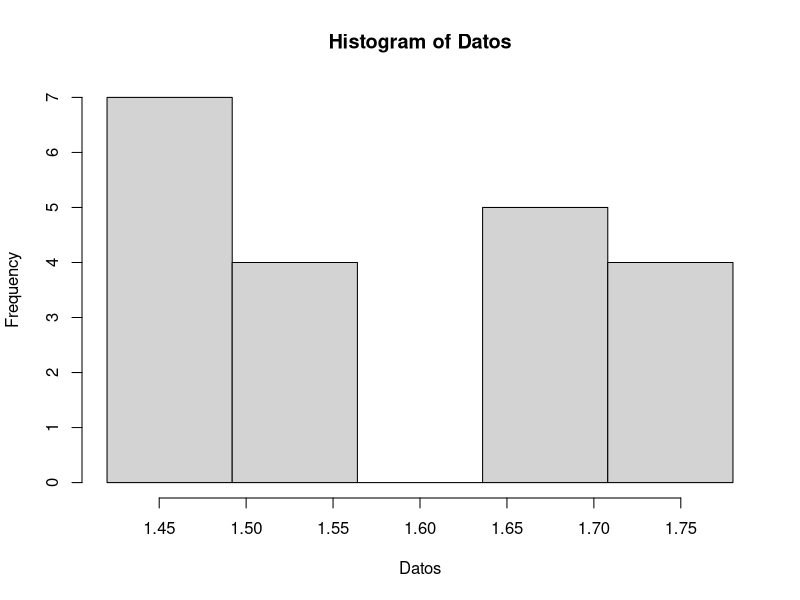

Here is the R script that generated this plot:

Datos <- c(1.44, 1.71, 1.47, 1.51, 1.49, 1.51, 1.71, 1.48, 1.64, 1.42, 1.54,1.54, 1.65, 1.71, 1.64, 1.66, 1.64, 1.78, 1.45, 1.44)
n <- length(Datos)
n

#determinacion del numero de clase (intervalos que divira el rango)
k <- round(1+3.3*log(n,10))
k
#deterinacion del amplitud de variacion (rango)
rango=max(Datos)-min(Datos)
rango
#determinacion del numero de clase
a <- rango/k
a
#realizacion de diagrama de frecuencias (histograma)
histograma_datos <- hist(Datos, breaks = seq(min(Datos),max(Datos), by=a))
histograma_datos                         
 